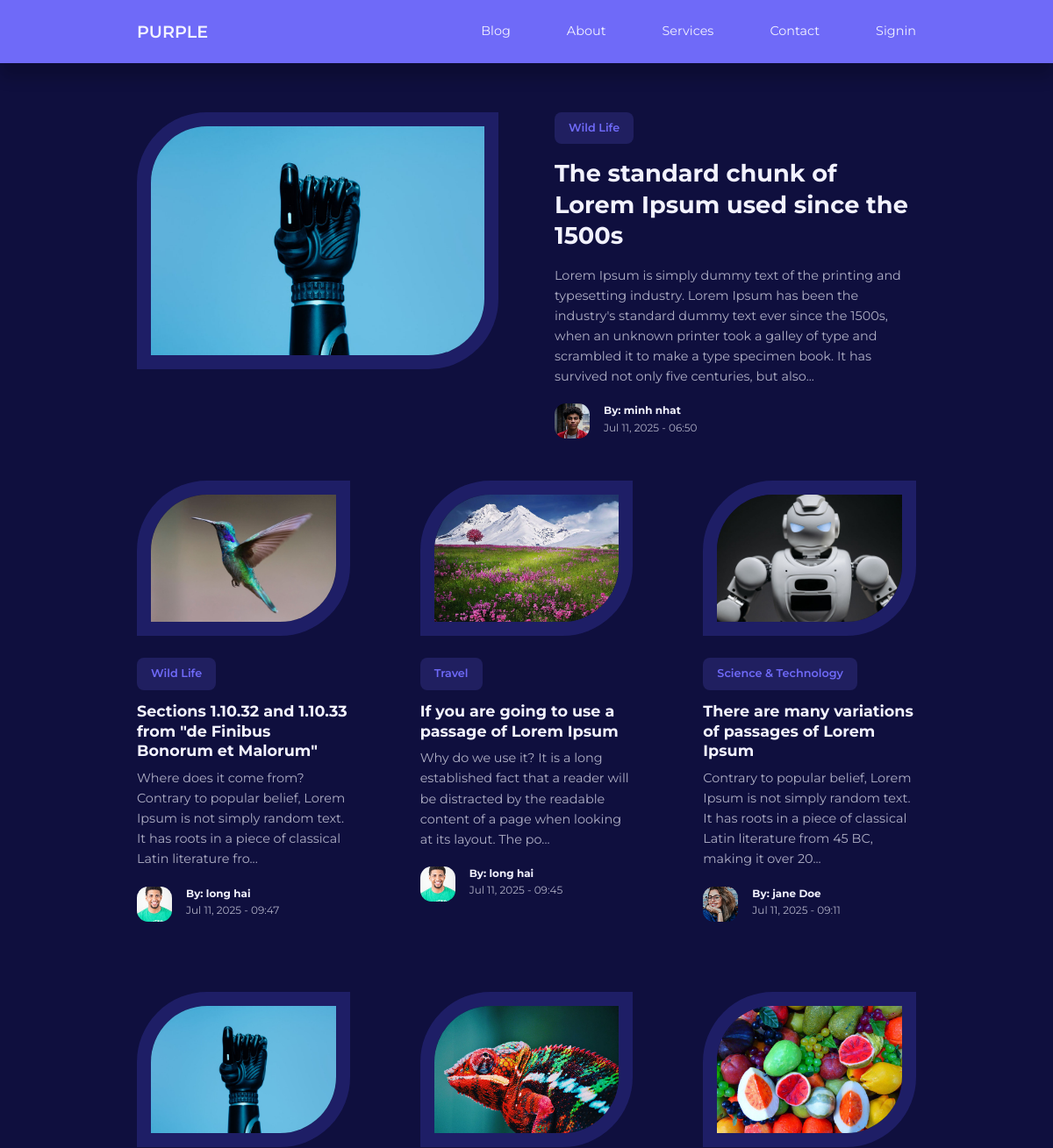
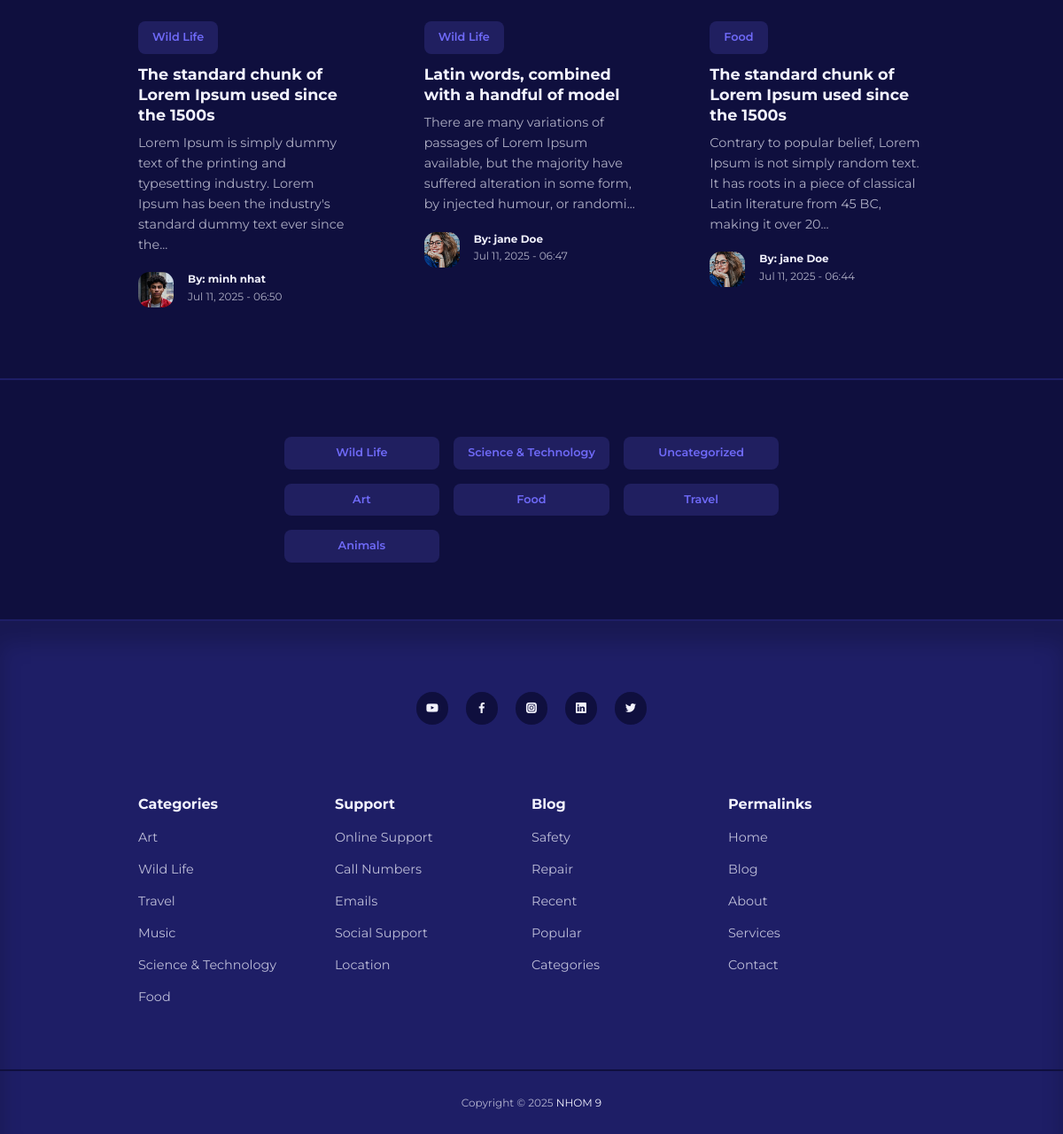
/blog/index.php, run on the app's committed database (2 pictures, top to bottom).
### tables this page shows
CREATE TABLE `posts` (
  `id` int(11) UNSIGNED NOT NULL,
  `title` varchar(255) NOT NULL,
  `body` text NOT NULL,
  `thumbnail` varchar(255) NOT NULL,
  `date_time` timestamp NOT NULL DEFAULT current_timestamp(),
  `category_id` int(11) UNSIGNED DEFAULT NULL,
  `author_id` int(11) UNSIGNED NOT NULL,
  `is_featured` tinyint(1) NOT NULL
);

CREATE TABLE `categories` (
  `id` int(11) UNSIGNED NOT NULL,
  `title` varchar(50) NOT NULL,
  `description` text NOT NULL
);

CREATE TABLE `users` (
  `id` int(11) UNSIGNED NOT NULL,
  `firstname` varchar(50) NOT NULL,
  `lastname` varchar(50) NOT NULL,
  `username` varchar(50) NOT NULL,
  `email` varchar(100) NOT NULL,
  `password` varchar(255) NOT NULL,
  `avatar` varchar(255) NOT NULL,
  `is_admin` tinyint(1) NOT NULL
);

### blog/index.php (the view)
<?php
include 'partials/header.php';
$featured_query = "SELECT * FROM posts WHERE is_featured=1";
$featured_result = mysqli_query($connection, $featured_query);
$featured = mysqli_fetch_assoc($featured_result);
$query = "SELECT * FROM posts ORDER BY date_time DESC LIMIT 9";
$posts = mysqli_query($connection, $query);
?>
<?php if(mysqli_num_rows($featured_result) == 1) : ?>
    <section class="featured">
      <div class="container featured__container">
        <div class="post__thumbnail">
          <img src="./images/<?= $featured['thumbnail'] ?>" />
        </div>
        <div class="post__info">
          <?php
            $category_id = $featured['category_id'];
            $category_query = "SELECT * FROM categories WHERE id=$category_id";
            $category_result = mysqli_query($connection, $category_query);
            $category = mysqli_fetch_assoc($category_result);
          ?>
          <a href="<?= ROOT_URL ?>category-posts.php?id=<?= $featured['category_id'] ?>" class="category__button"><?= $category['title'] ?></a>
          <h2 class="post__title">
            <a href="<?= ROOT_URL ?>post.php?id=<?= $featured['id'] ?>"><?= $featured['title'] ?></a>
          </h2>
          <p class="post__body">
            <?= substr($featured['body'], 0, 300) ?>...
          </p>
          <div class="post__author">
            <?php
              $author_id = $featured['author_id'];
              $author_query = "SELECT * FROM users WHERE id=$author_id";
              $author_result = mysqli_query($connection, $author_query);
              $author = mysqli_fetch_assoc($author_result);
            ?>
            <div class="post__author-avatar">
              <img src="./images/<?= $author['avatar'] ?>" />
            </div>
            <div class="post__author-info">
              <h5>By: <?= "{$author['firstname']} {$author['lastname']}" ?></h5>
              <small><?= date("M d, Y - H:i", strtotime($featured['date_time'])) ?></small>
            </div>
          </div>
        </div>
      </div>
    </section>
<?php endif ?>
<section class="posts <?= $featured ? '' : 'section__extra-margin' ?>">
  <div class="container posts__container">
    <?php while($post = mysqli_fetch_assoc($posts)) : ?>
        <article class="post">
          <div class="post__thumbnail">
            <img src="./images/<?= $post['thumbnail'] ?>" />
          </div>
          <div class="post__info">
            <?php
              $category_id = $post['category_id'];
              $category_query = "SELECT * FROM categories WHERE id=$category_id";
              $category_result = mysqli_query($connection, $category_query);
              $category = mysqli_fetch_assoc($category_result);
            ?>
            <a href="<?= ROOT_URL ?>category-posts.php?id=<?= $post['category_id'] ?>" class="category__button"><?= $category['title'] ?></a>
            <h3 class="post__title">
              <a href="<?= ROOT_URL ?>post.php?id=<?= $post['id'] ?>"><?= $post['title'] ?></a
              >
            </h3>
            <p class="post__body">
              <?= substr($post['body'], 0, 150) ?>...
            </p>
            <div class="post__author">
              <?php
                $author_id = $post['author_id'];
                $author_query = "SELECT * FROM users WHERE id=$author_id";
                $author_result = mysqli_query($connection, $author_query);
                $author = mysqli_fetch_assoc($author_result);
              ?>
              <div class="post__author-avatar">
                <img src="./images/<?= $author['avatar'] ?>" />
              </div>
              <div class="post__author-info">
                <h5>By: <?= "{$author['firstname']} {$author['lastname']}" ?></h5>
                <small><?= date("M d, Y - H:i", strtotime($post['date_time'])) ?></small>
              </div>
            </div>
          </div>
        </article>
    <?php endwhile ?>
  </div>
</section>
<section class="category__buttons">
  <div class="container category__buttons-container">
    <?php
        $all_categories_query = "SELECT * FROM categories";
        $all_categories = mysqli_query($connection, $all_categories_query);
    ?>
    <?php while($category = mysqli_fetch_assoc($all_categories)) : ?>
        <a href="<?= ROOT_URL ?>/category-posts.php?id=<?= $category['id'] ?>" class="category__button"><?= $category['title'] ?></a>
    <?php endwhile ?>
  </div>
</section>
<?php
include 'partials/footer.php';
?>

### blog/partials/header.php (shortened to what this page needs)
<!DOCTYPE html>
<html lang="en">
  <head>
    <link rel="stylesheet" href="<?= ROOT_URL ?>css/style.css" />
    <link
      rel="stylesheet"
      href="https://unicons.iconscout.com/release/v4.0.0/css/line.css"
    />
  </head>
  <body>
    <nav>
      <div class="container nav__container">
        <a href="<?= ROOT_URL ?>" class="nav__logo">PURPLE</a>
        <ul class="nav__items">
          <li><a href="<?= ROOT_URL ?>blog.php">Blog</a></li>
          <li><a href="<?= ROOT_URL ?>about.php">About</a></li>
          <li><a href="<?= ROOT_URL ?>services.php">Services</a></li>
          <li><a href="<?= ROOT_URL ?>contact.php">Contact</a></li>
          <?php if (isset($_SESSION['user-id'])) : ?>
              <li class="nav__profile">
                  <div class="avatar">
                      <img src="<?= ROOT_URL . 'images/' . $avatar['avatar'] ?>" />
                  </div>
                  <ul>
                      <li><a href="<?= ROOT_URL ?>admin/index.php">Dashboard</a></li>
                      <li><a href="<?= ROOT_URL ?>logout.php">Logout</a></li>
                  </ul>
              </li>
          <?php else : ?>
              <li><a href="<?= ROOT_URL ?>signin.php">Signin</a></li>
          <?php endif ?>
        </ul>
      </div>
    </nav>

### blog/partials/footer.php (shortened to what this page needs)
<footer>
      <div class="footer__socials">
        <a href="https://youtube.com" target="_blank"
          ><i class="uil uil-youtube"></i
        ></a>
        <a href="https://facebook.com" target="_blank"
          ><i class="uil uil-facebook-f"></i
        ></a>
        <a href="https://instagram.com" target="_blank"
          ><i class="uil uil-instagram-alt"></i
        ></a>
        <a href="https://linkedin.com" target="_blank"
          ><i class="uil uil-linkedin"></i
        ></a>
        <a href="https://twitter.com" target="_blank"
          ><i class="uil uil-twitter"></i
        ></a>
      </div>
      <div class="container footer__container">
        <article>
          <h4>Categories</h4>
          <ul>
            <li><a href="">Art</a></li>
            <li><a href="">Wild Life</a></li>
            <li><a href="">Travel</a></li>
            <li><a href="">Music</a></li>
            <li><a href="">Science & Technology</a></li>
            <li><a href="">Food</a></li>
          </ul>
        </article>
        <article>
          <h4>Support</h4>
          <ul>
            <li><a href="">Online Support</a></li>
            <li><a href="">Call Numbers</a></li>
            <li><a href="">Emails</a></li>
            <li><a href="">Social Support</a></li>
            <li><a href="">Location</a></li>
          </ul>
        </article>
        <article>
          <h4>Blog</h4>
          <ul>
            <li><a href="">Safety</a></li>
            <li><a href="">Repair</a></li>
            <li><a href="">Recent</a></li>
            <li><a href="">Popular</a></li>
            <li><a href="">Categories</a></li>
          </ul>
        </article>
        <article>
          <h4>Permalinks</h4>
          <ul>
            <li><a href="">Home</a></li>
            <li><a href="">Blog</a></li>
            <li><a href="">About</a></li>
            <li><a href="">Services</a></li>
            <li><a href="">Contact</a></li>
          </ul>
        </article>
      </div>
      <div class="footer__copyright">
        <small>Copyright &copy; 2025 <a href="cs\index.html" target="_blank">NHOM 9</a></small>
      </div>
    </footer>
  </body>
</html>

### blog/css/style.css (style rules this page uses)
:root { --color-primary: #6f6af8; --color-primary-light: hsl(242, 91%, 69%, 18%); --color-primary-variant: #5854c7; --color-red: #da0f3f; --color-red-light: hsl(346, 87%, 46%, 15%); --color-green: #00c476; --color-green-light: hsl(156, 100%, 38%, 15%); --color-gray-900: #1e1e66; --color-gray-700: #2d2b7c; --color-gray-300: rgba(242, 242, 254, 0.3); --color-gray-200: rgba(242, 242, 254, 0.7); --color-white: #f2f2fe; --color-bg: #0f0f3e; --transition: all 300ms ease; --container-width-lg: 74%; --container-width-md: 88%; --form-width: 40%; --card-border-radius-1: 0.3rem; --card-border-radius-2: 0.5rem; --card-border-radius-3: 0.8rem; --card-border-radius-4: 2rem; --card-border-radius-5: 5rem; }
* { margin: 0; padding: 0; outline: 0; border: 0; appearance: 0; list-style: none; text-decoration: none; box-sizing: border-box; }
body { font-family: "Montserrat", sans-serif; line-height: 1.6; color: var(--color-gray-200); overflow-x: hidden; background: var(--color-bg); font-size: 0.9rem; }
.container { width: var(--container-width-lg); max-width: 1800px; margin-inline: auto; }
section { margin-top: 3rem; width: 100%; }
h1, h2, h3, h4, h5 { color: var(--color-white); line-height: 1.3; }
h2 { font-size: 1.7rem; margin: 1rem 0; }
h3 { font-size: 1.1rem; margin: 0.8rem 0 0.5rem; }
h4 { font-size: 1rem; }
a { color: var(--color-white); transition: var(--transition); }
img { display: block; width: 100%; object-fit: cover; }
nav { background: var(--color-primary); width: 100vw; height: 4.5rem; position: fixed; top: 0; z-index: 10; box-shadow: 0 1rem 1rem rgba(0, 0, 0, 0.2); }
.nav__container { height: 100%; display: flex; align-items: center; justify-content: space-between; }
.nav__logo { font-weight: 600; font-size: 1.2rem; }
.nav__items { display: flex; align-items: center; gap: 4rem; }
.category__button { background: var(--color-primary-light); color: var(--color-primary); display: inline-block; padding: 0.5rem 1rem; border-radius: var(--card-border-radius-2); font-weight: 600; font-size: 0.8rem; text-align: center; }
.post__thumbnail { border-radius: var(--card-border-radius-5) 0; border: 1rem solid var(--color-gray-900); overflow: hidden; margin-bottom: 1.6rem; }
.post__author { display: flex; gap: 1rem; margin-top: 1.2rem; }
.post__author-avatar { width: 2.5rem; height: 2.5rem; border-radius: var(--card-border-radius-3); overflow: hidden; }
.featured { margin-top: 8rem; }
.featured__container { display: grid; grid-template-columns: 1fr 1fr; gap: 4rem; }
.featured .post__thumbnail { height: fit-content; }
.posts__container { display: grid; grid-template-columns: repeat(3, 1fr); gap: 5rem; margin-bottom: 5rem; }
.category__buttons { padding: 4rem 0; border-top: 2px solid var(--color-gray-900); border-bottom: 2px solid var(--color-gray-900); }
.category__buttons-container { width: fit-content; display: grid; grid-template-columns: repeat(3, 1fr); gap: 1rem; }
footer { background: var(--color-gray-900); padding: 5rem 0 0; box-shadow: inset 0 1.5rem 1.5rem rgba(0, 0, 0, 0.2); }
.footer__socials { margin-inline: auto; width: fit-content; margin-bottom: 5rem; display: flex; justify-content: space-between; align-items: center; gap: 1.2rem; }
.footer__socials a { background: var(--color-bg); border-radius: 50%; width: 2.3rem; height: 2.3rem; display: flex; align-items: center; justify-content: center; }
.footer__container { display: grid; grid-template-columns: repeat(4, 1fr); }
footer h4 { color: var(--color-white); margin-bottom: 0.6rem; }
footer ul li { padding: 0.4rem 0; }
footer ul a { opacity: 0.75; }
.footer__copyright { text-align: center; padding: 1.5rem 0; border-top: 2px solid var(--color-bg); margin-top: 4rem; }

### data on the page
posts: thumbnail (picture), title "The standard chunk of Lorem Ipsum used since the 1500s", body "Lorem Ipsum is simply dummy text of the printing and typesetting industry. Lorem Ipsum has been the industry's standard dummy text ever since the 1500s, when an unknown printer took a galley of type and scrambled it to make a type specimen book. It has survived not only five centuries, but also", date_time "Jul 11, 2025 - 06:50", category.title "Wild Life", body "Lorem Ipsum is simply dummy text of the printing and typesetting industry. Lorem Ipsum has been the industry's standard dummy text ever since the", author.avatar (picture), author.firstname "minh", author.lastname "nhat"
categories: title "Wild Life"
users: avatar (picture), firstname "minh", lastname "nhat"
posts: thumbnail (picture), category.title "Wild Life", title "Sections 1.10.32 and 1.10.33 from \"de Finibus Bonorum et Malorum\"", body "Where does it come from? Contrary to popular belief, Lorem Ipsum is not simply random text. It has roots in a piece of classical Latin literature fro", author.avatar (picture), author.firstname "long", author.lastname "hai", date_time "Jul 11, 2025 - 09:47"
posts: thumbnail (picture), category.title "Travel", title "If you are going to use a passage of Lorem Ipsum", body "Why do we use it? It is a long established fact that a reader will be distracted by the readable content of a page when looking at its layout. The po", author.avatar (picture), author.firstname "long", author.lastname "hai", date_time "Jul 11, 2025 - 09:45"
posts: thumbnail (picture), category.title "Science & Technology", title "There are many variations of passages of Lorem Ipsum", body "Contrary to popular belief, Lorem Ipsum is not simply random text. It has roots in a piece of classical Latin literature from 45 BC, making it over 20", author.avatar (picture), author.firstname "jane", author.lastname "Doe", date_time "Jul 11, 2025 - 09:11"
posts: thumbnail (picture), category.title "Wild Life", title "Latin words, combined with a handful of model", body "There are many variations of passages of Lorem Ipsum available, but the majority have suffered alteration in some form, by injected humour, or randomi", author.avatar (picture), author.firstname "jane", author.lastname "Doe", date_time "Jul 11, 2025 - 06:47"
posts: thumbnail (picture), category.title "Food", title "The standard chunk of Lorem Ipsum used since the 1500s", body "Contrary to popular belief, Lorem Ipsum is not simply random text. It has roots in a piece of classical Latin literature from 45 BC, making it over 20", author.avatar (picture), author.firstname "jane", author.lastname "Doe", date_time "Jul 11, 2025 - 06:44"
categories: title "Science & Technology"
categories: title "Uncategorized"
categories: title "Art"
categories: title "Food"
categories: title "Travel"
categories: title "Animals"
